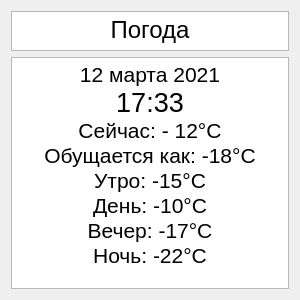
<?xml version="1.0" encoding="UTF-8"?>
<ui version="4.0">
 <class>Form</class>
 <widget class="QWidget" name="Form">
  <property name="geometry">
   <rect>
    <x>0</x>
    <y>0</y>
    <width>300</width>
    <height>300</height>
   </rect>
  </property>
  <property name="windowTitle">
   <string>Form</string>
  </property>
  <layout class="QVBoxLayout" name="verticalLayout_2">
   <item>
    <layout class="QVBoxLayout" name="verticalLayout">
     <item>
      <widget class="QTextBrowser" name="textBrowser">
       <property name="maximumSize">
        <size>
         <width>16777215</width>
         <height>40</height>
        </size>
       </property>
       <property name="html">
        <string>&lt;!DOCTYPE HTML PUBLIC &quot;-//W3C//DTD HTML 4.0//EN&quot; &quot;http://www.w3.org/TR/REC-html40/strict.dtd&quot;&gt;
&lt;html&gt;&lt;head&gt;&lt;meta name=&quot;qrichtext&quot; content=&quot;1&quot; /&gt;&lt;style type=&quot;text/css&quot;&gt;
p, li { white-space: pre-wrap; }
&lt;/style&gt;&lt;/head&gt;&lt;body style=&quot; font-family:'Ubuntu'; font-size:11pt; font-weight:400; font-style:normal;&quot;&gt;
&lt;p align=&quot;center&quot; style=&quot; margin-top:0px; margin-bottom:0px; margin-left:0px; margin-right:0px; -qt-block-indent:0; text-indent:0px;&quot;&gt;&lt;span style=&quot; font-size:18pt;&quot;&gt;Погода&lt;/span&gt;&lt;/p&gt;&lt;/body&gt;&lt;/html&gt;</string>
       </property>
      </widget>
     </item>
     <item>
      <widget class="QTextBrowser" name="textBrowser_2">
       <property name="html">
        <string>&lt;!DOCTYPE HTML PUBLIC &quot;-//W3C//DTD HTML 4.0//EN&quot; &quot;http://www.w3.org/TR/REC-html40/strict.dtd&quot;&gt;
&lt;html&gt;&lt;head&gt;&lt;meta name=&quot;qrichtext&quot; content=&quot;1&quot; /&gt;&lt;style type=&quot;text/css&quot;&gt;
p, li { white-space: pre-wrap; }
&lt;/style&gt;&lt;/head&gt;&lt;body style=&quot; font-family:'Ubuntu'; font-size:11pt; font-weight:400; font-style:normal;&quot;&gt;
&lt;p align=&quot;center&quot; style=&quot; margin-top:0px; margin-bottom:0px; margin-left:0px; margin-right:0px; -qt-block-indent:0; text-indent:0px;&quot;&gt;&lt;span style=&quot; font-size:16pt;&quot;&gt;12 марта 2021&lt;/span&gt;&lt;/p&gt;
&lt;p align=&quot;center&quot; style=&quot; margin-top:0px; margin-bottom:0px; margin-left:0px; margin-right:0px; -qt-block-indent:0; text-indent:0px;&quot;&gt;&lt;span style=&quot; font-size:20pt;&quot;&gt;17:33&lt;/span&gt;&lt;/p&gt;
&lt;p align=&quot;center&quot; style=&quot; margin-top:0px; margin-bottom:0px; margin-left:0px; margin-right:0px; -qt-block-indent:0; text-indent:0px;&quot;&gt;&lt;span style=&quot; font-size:16pt;&quot;&gt;Сейчас: - 12°C&lt;/span&gt;&lt;/p&gt;
&lt;p align=&quot;center&quot; style=&quot; margin-top:0px; margin-bottom:0px; margin-left:0px; margin-right:0px; -qt-block-indent:0; text-indent:0px;&quot;&gt;&lt;span style=&quot; font-size:16pt;&quot;&gt;Обущается как: -18°C&lt;/span&gt;&lt;/p&gt;
&lt;p align=&quot;center&quot; style=&quot; margin-top:0px; margin-bottom:0px; margin-left:0px; margin-right:0px; -qt-block-indent:0; text-indent:0px;&quot;&gt;&lt;span style=&quot; font-size:16pt;&quot;&gt;Утро: -15°C&lt;/span&gt;&lt;/p&gt;
&lt;p align=&quot;center&quot; style=&quot; margin-top:0px; margin-bottom:0px; margin-left:0px; margin-right:0px; -qt-block-indent:0; text-indent:0px;&quot;&gt;&lt;span style=&quot; font-size:16pt;&quot;&gt;День: -10°C&lt;/span&gt;&lt;/p&gt;
&lt;p align=&quot;center&quot; style=&quot; margin-top:0px; margin-bottom:0px; margin-left:0px; margin-right:0px; -qt-block-indent:0; text-indent:0px;&quot;&gt;&lt;span style=&quot; font-size:16pt;&quot;&gt;Вечер: -17°C&lt;/span&gt;&lt;/p&gt;
&lt;p align=&quot;center&quot; style=&quot; margin-top:0px; margin-bottom:0px; margin-left:0px; margin-right:0px; -qt-block-indent:0; text-indent:0px;&quot;&gt;&lt;span style=&quot; font-size:16pt;&quot;&gt;Ночь: -22°C&lt;/span&gt;&lt;/p&gt;&lt;/body&gt;&lt;/html&gt;</string>
       </property>
      </widget>
     </item>
    </layout>
   </item>
  </layout>
 </widget>
 <resources/>
 <connections/>
</ui>
